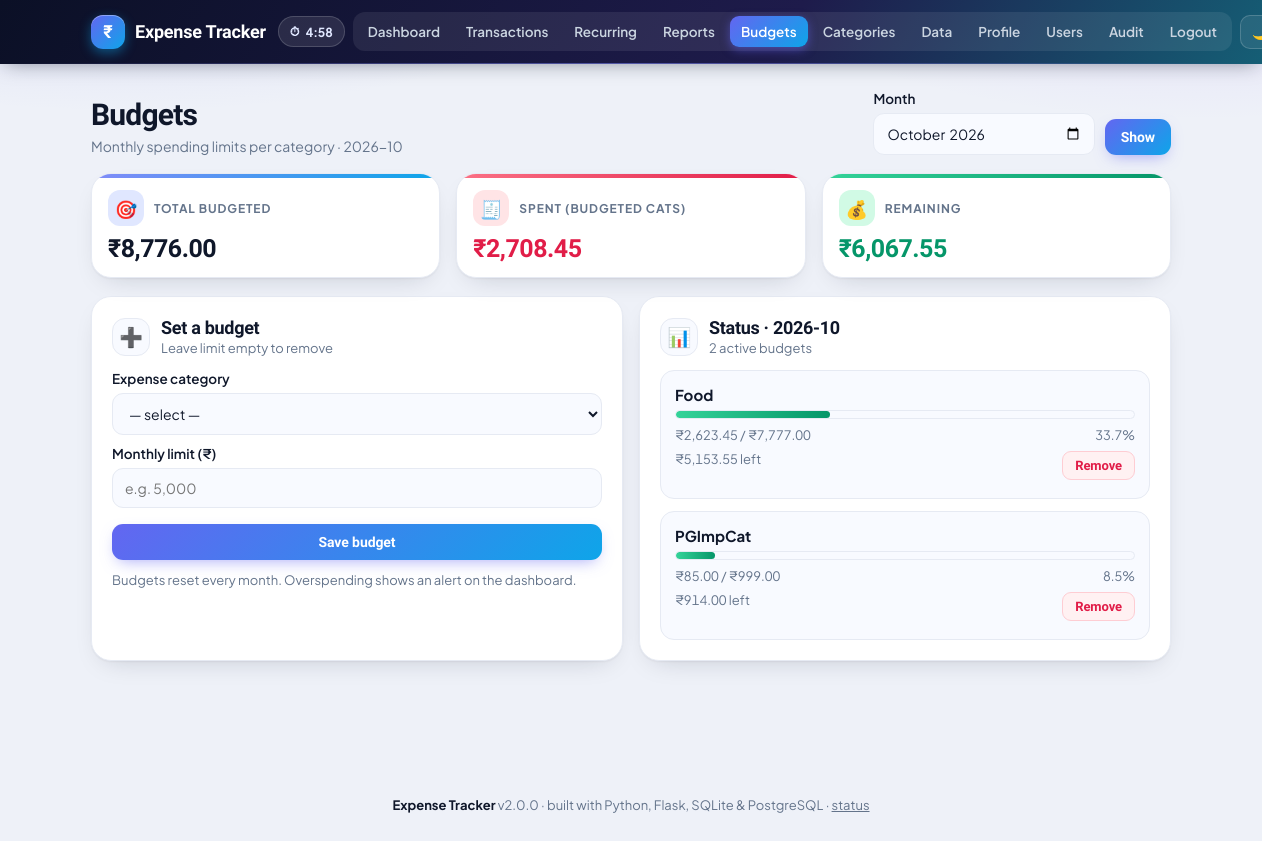
The page /budgets (signed in) on the database its author committed.
### tables this page shows
CREATE TABLE budgets (id INTEGER PRIMARY KEY AUTOINCREMENT, category_id INTEGER UNIQUE NOT NULL, monthly_limit INTEGER NOT NULL CHECK (monthly_limit > 0), FOREIGN KEY (category_id) REFERENCES categories(id) ON DELETE CASCADE);

CREATE TABLE categories (
            id INTEGER PRIMARY KEY AUTOINCREMENT,
            name TEXT UNIQUE NOT NULL,
            type TEXT NOT NULL CHECK (type IN ('income','expense'))
        , is_savings INTEGER DEFAULT 0);

### app/modules/budgets/controllers.py (the view)
@bp.route("/budgets", methods=["GET", "POST"])
def index():
    db = get_db()
    if request.method == "POST":
        if not g.get("is_admin", False):
            flash("That action requires an admin account.", "error")
            return redirect(url_for("budgets.index"))
        return _save(db)
    y, m = date.today().year, date.today().month
    month_str = request.args.get("month", f"{y}-{m:02d}")
    y, m = parse_month(month_str)
    month_str = f"{y}-{m:02d}"
    status = models.status(db, y, m)
    return render_template(
        "budgets/list.html",
        expense_cats=[c for c in category_models.by_type(db, "expense")
                      if not c["is_savings"]],
        limits=models.limits_map(db),
        status=status, month=month_str,
        total_limit=sum(b["limit"] for b in status),
        total_spent=sum(b["spent"] for b in status),
    )

### app/db.py (called while the page is built, shortened)
def _sqlite_row_factory(cursor, values):
    fields = [d[0] for d in cursor.description] if cursor.description else []
    return Row(zip(fields, values))

def _ensure_db_dir(db_path):
    parent = os.path.dirname(os.path.abspath(db_path))
    if parent and not os.path.isdir(parent):
        os.makedirs(parent, exist_ok=True)

def resolve_engine(config):
    raw = (config.get("DB_TYPE") or "").strip().lower()
    if raw in ("", "auto"):
        return "pg" if config.get("DATABASE_URL") else "sqlite"

def connect(config):
    engine = resolve_engine(config)
    path = config["EXPENSE_DB"]
    _ensure_db_dir(path)
    raw = sqlite3.connect(path)
    raw.row_factory = _sqlite_row_factory
    raw.execute("PRAGMA foreign_keys = ON")
    return Connection(raw, "sqlite")

def get_db():
    if "db" not in g:
        g.db = connect(current_app.config)
    return g.db

    def __getitem__(self, key):
        if isinstance(key, int):
            return tuple(self.values())[key]
        return super().__getitem__(key)

    def fetchone(self):
        return self._cur.fetchone()

    def fetchall(self):
        return self._cur.fetchall()

    def execute(self, sql, params=()):
        if self.engine == "pg":
            sql = to_pg(sql)
        return _Cursor(self._raw.execute(sql, params))

    def close(self):
        self._raw.close()

### app/helpers.py (called while the page is built)
def from_cents(cents):
    return (cents or 0) / 100.0

def format_inr(value, decimals=2):
    try:
        v = float(value or 0)
    except (ValueError, TypeError):
        return f"0.{'0' * decimals}"
    neg = v < 0
    v = abs(v)
    s = f"{v:.{decimals}f}"
    if "." in s:
        intpart, dec = s.split(".")
    else:
        intpart, dec = s, ""
    if len(intpart) > 3:
        last3 = intpart[-3:]
        rest = intpart[:-3]
        groups = []
        while len(rest) > 2:
            groups.insert(0, rest[-2:])
            rest = rest[:-2]
        if rest:
            groups.insert(0, rest)
        intpart = ",".join(groups) + "," + last3
    out = f"{intpart}.{dec}" if dec else intpart
    return f"-{out}" if neg else out

def parse_month(month_str):
    try:
        dt = datetime.strptime(month_str, "%Y-%m")
        return dt.year, dt.month
    except (ValueError, TypeError):
        today = date.today()
        return today.year, today.month

def month_bounds(year, month):
    start = date(year, month, 1)
    end = date(year + 1, 1, 1) if month == 12 else date(year, month + 1, 1)
    return start.isoformat(), end.isoformat()

### app/modules/budgets/templates/budgets/list.html (shortened to what this page needs)
{% extends "base.html" %}
{% block content %}
<div class="page-head">
  <div>
    <h1>Budgets</h1>
    <p class="sub">Monthly spending limits per category · {{ month }}</p>
  </div>
  <form method="get" class="filters inline" style="margin:0">
    <label style="min-width:150px">Month <input type="month" name="month" value="{{ month }}"></label>
    <button class="btn primary" type="submit">Show</button>
  </form>
</div>
<div class="grid cards">
  <div class="stat accent-indigo">
    <div class="stat-top"><span class="ic indigo">🎯</span><span class="label">Total budgeted</span></div>
    <strong>{{ currency }}{{ (total_limit|money) }}</strong>
  </div>
  <div class="stat accent-red">
    <div class="stat-top"><span class="ic red">🧾</span><span class="label">Spent (budgeted cats)</span></div>
    <strong class="red">{{ currency }}{{ (total_spent|money) }}</strong>
  </div>
  <div class="stat accent-green">
    <div class="stat-top"><span class="ic green">💰</span><span class="label">Remaining</span></div>
    <strong class="green">{{ currency }}{{ ((total_limit - total_spent)|money) }}</strong>
  </div>
</div>
<div class="grid two">
  <section class="panel">
    <div class="panel-head">
      <span class="pic">➕</span>
      <div><h2>Set a budget</h2><p>Leave limit empty to remove</p></div>
    </div>
    {% if is_admin %}
    <form method="post">
      <label>Expense category
        <select name="category_id" required>
          <option value="">— select —</option>
        </select>
      </label>
      <label>Monthly limit ({{ currency }})<input type="text" inputmode="decimal" class="amount-inr" name="monthly_limit" placeholder="e.g. 5,000" autocomplete="off"></label>
      <button class="btn primary block" type="submit">Save budget</button>
    </form>
    {% else %}
    <p class="hint">View-only access — budgets are managed by admins.</p>
    {% endif %}
    <p class="hint">Budgets reset every month. Overspending shows an alert on the dashboard.</p>
  </section>
  <section class="panel">
    <div class="panel-head">
      <span class="pic">📊</span>
      <div><h2>Status · {{ month }}</h2><p>{{ status|length }} active budgets</p></div>
    </div>
    {% if status %}
    <div class="budget-grid">
      {% for b in status %}
      <div class="budget-card {% if b.over %}over{% elif b.near %}near{% endif %}">
        <h4>{{ b.name }}</h4>
        <div class="bar single"><span class="fill {% if b.over %}over{% elif b.near %}warn{% else %}ok{% endif %}" style="width:{{ b.pct }}%"></span></div>
        <div class="budget-meta"><span>{{ currency }}{{ (b.spent|money) }} / {{ currency }}{{ (b.limit|money) }}</span><span>{{ b.pct }}%</span></div>
        <div class="budget-meta"><span>{{ currency }}{{ (b.remaining|money) }} {% if b.over %}over{% else %}left{% endif %}</span>
          <form method="post" action="{{ url_for('budgets.delete', category_id=b.category_id) }}" onsubmit="return confirm('Remove budget for {{ b.name }}?')">
            <button class="btn small danger" type="submit">Remove</button>
          </form>
        </div>
      </div>
      {% endfor %}
    </div>
    {% else %}
    <div class="chart-empty"><span class="big">🎯</span>No budgets yet.<br>Set one to keep spending in check.</div>
    {% endif %}
  </section>
</div>
{% endblock %}

### rows shown on the page
budgets: name "Food", currency "₹", spent "2,623.45", limit "7,777.00", pct "33.7", remaining "5,153.55"
budgets: name "PGImpCat", currency "₹", spent "85.00", limit "999.00", pct "8.5", remaining "914.00"

### other values the page prints
{{ month }} "2026-10"
{{ currency }} "₹"
{{ (total_limit|money) }} "8,776.00"
{{ (total_spent|money) }} "2,708.45"
{{ ((total_limit - total_spent)|money) }} "6,067.55"
{{ status|length }} "2"
{{ app_version }} "2.0.0"
